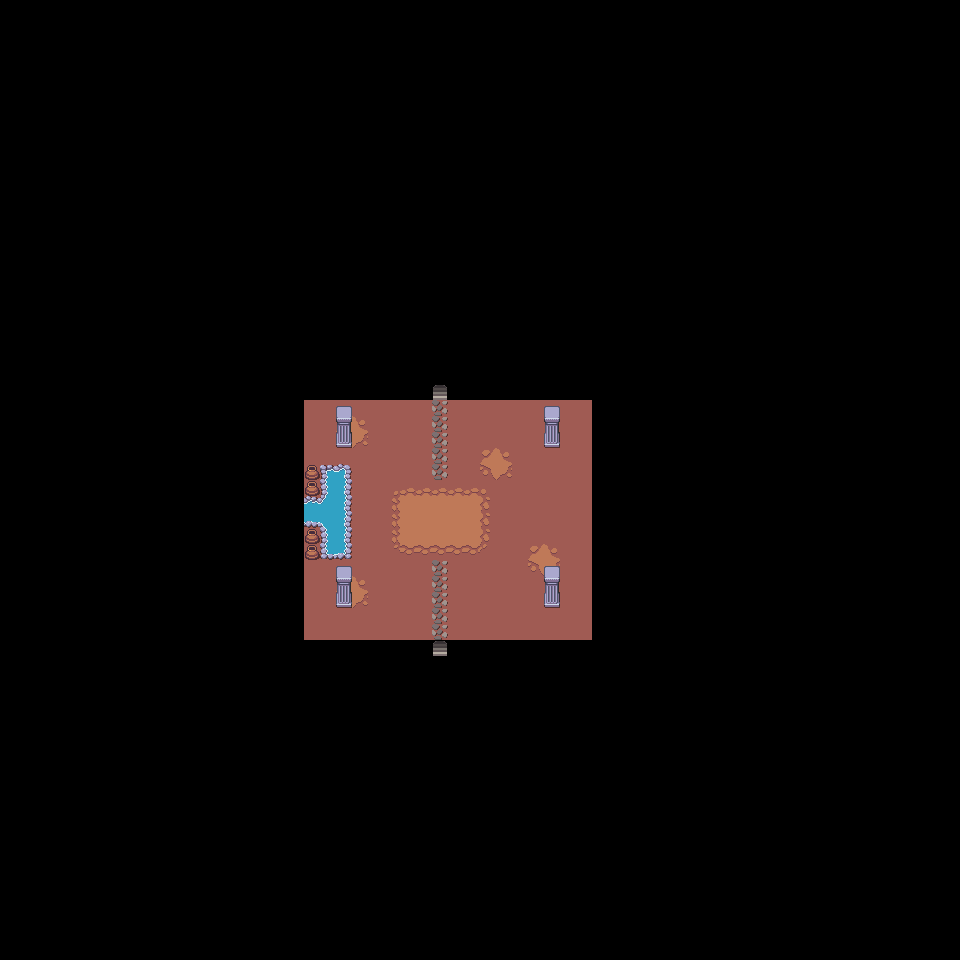

This game map was drawn from its Tiled (.tmx) file and the tilesets committed beside it. A one-line description and the trimmed map source follow:
An orthogonal 60x60 tile map with 16x16 px tiles, 3 tile layers (Terreno, Personaggio, Decorazione), 3 tilesets and 4 objects.

<map version="1.10" tiledversion="1.11.2" orientation="orthogonal" renderorder="right-down" width="60" height="60" tilewidth="16" tileheight="16" infinite="0" nextlayerid="6" nextobjectid="5">
 <tileset firstgid="1" source="caverna.tsx" />
 <tileset firstgid="341" source="chest.tsx" />
 <tileset firstgid="549" source="secondo.tsx" />
 <layer id="1" name="Terreno" width="60" height="60">
  <data>[3600 cells, 3600 non-empty, 15 distinct tile ids]</data>
 </layer>
 <layer id="3" name="Personaggio" width="60" height="60">
  <data>[3600 cells, 3540 non-empty, 7 distinct tile ids]</data>
 </layer>
 <objectgroup id="5" name="Oggetti">
  <object id="1" x="336.5" y="400" width="16" height="47" />
  <object id="2" x="544" y="399.5" width="16" height="48" />
  <object id="3" x="545" y="560" width="14.5" height="47" />
  <object id="4" x="337" y="560.5" width="15" height="47.5" />
 </objectgroup>
 <layer id="4" name="Decorazione" width="60" height="60">
  <data>[3600 cells, 3600 non-empty, 19 distinct tile ids]</data>
 </layer>
</map>
